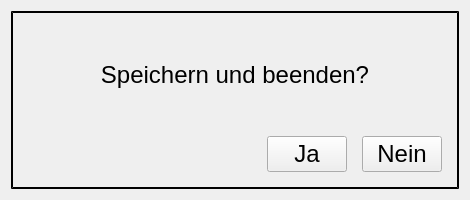
<?xml version="1.0" encoding="UTF-8"?>
<ui version="4.0">
 <class>Dialog</class>
 <widget class="QDialog" name="Dialog">
  <property name="windowModality">
   <enum>Qt::NonModal</enum>
  </property>
  <property name="geometry">
   <rect>
    <x>0</x>
    <y>0</y>
    <width>470</width>
    <height>200</height>
   </rect>
  </property>
  <property name="sizePolicy">
   <sizepolicy hsizetype="Fixed" vsizetype="Fixed">
    <horstretch>0</horstretch>
    <verstretch>0</verstretch>
   </sizepolicy>
  </property>
  <property name="minimumSize">
   <size>
    <width>470</width>
    <height>200</height>
   </size>
  </property>
  <property name="maximumSize">
   <size>
    <width>470</width>
    <height>200</height>
   </size>
  </property>
  <property name="windowTitle">
   <string/>
  </property>
  <property name="styleSheet">
   <string notr="true">QFrame{border: 2px outset black;}

QLabel
{
border: 0px;
}</string>
  </property>
  <layout class="QVBoxLayout" name="verticalLayout_2">
   <item>
    <widget class="QFrame" name="frame">
     <property name="frameShape">
      <enum>QFrame::StyledPanel</enum>
     </property>
     <property name="frameShadow">
      <enum>QFrame::Raised</enum>
     </property>
     <property name="lineWidth">
      <number>4</number>
     </property>
     <layout class="QVBoxLayout" name="verticalLayout_3">
      <property name="spacing">
       <number>0</number>
      </property>
      <property name="leftMargin">
       <number>0</number>
      </property>
      <property name="topMargin">
       <number>0</number>
      </property>
      <property name="rightMargin">
       <number>0</number>
      </property>
      <property name="bottomMargin">
       <number>0</number>
      </property>
      <item>
       <layout class="QVBoxLayout" name="verticalLayout">
        <item>
         <spacer name="verticalSpacer">
          <property name="orientation">
           <enum>Qt::Vertical</enum>
          </property>
          <property name="sizeHint" stdset="0">
           <size>
            <width>20</width>
            <height>40</height>
           </size>
          </property>
         </spacer>
        </item>
        <item>
         <widget class="QLabel" name="label_text">
          <property name="font">
           <font>
            <pointsize>18</pointsize>
           </font>
          </property>
          <property name="lineWidth">
           <number>1</number>
          </property>
          <property name="text">
           <string>&lt;html&gt;&lt;head/&gt;&lt;body&gt;&lt;p&gt;Speichern und beenden?&lt;/p&gt;&lt;/body&gt;&lt;/html&gt;</string>
          </property>
          <property name="alignment">
           <set>Qt::AlignCenter</set>
          </property>
         </widget>
        </item>
        <item>
         <spacer name="verticalSpacer_2">
          <property name="orientation">
           <enum>Qt::Vertical</enum>
          </property>
          <property name="sizeHint" stdset="0">
           <size>
            <width>20</width>
            <height>40</height>
           </size>
          </property>
         </spacer>
        </item>
        <item>
         <layout class="QHBoxLayout" name="horizontalLayout_2">
          <property name="rightMargin">
           <number>15</number>
          </property>
          <property name="bottomMargin">
           <number>15</number>
          </property>
          <item>
           <spacer name="horizontalSpacer">
            <property name="orientation">
             <enum>Qt::Horizontal</enum>
            </property>
            <property name="sizeType">
             <enum>QSizePolicy::MinimumExpanding</enum>
            </property>
            <property name="sizeHint" stdset="0">
             <size>
              <width>0</width>
              <height>0</height>
             </size>
            </property>
           </spacer>
          </item>
          <item>
           <widget class="QPushButton" name="pushButton_yes">
            <property name="font">
             <font>
              <pointsize>18</pointsize>
             </font>
            </property>
            <property name="focusPolicy">
             <enum>Qt::NoFocus</enum>
            </property>
            <property name="text">
             <string>Ja</string>
            </property>
           </widget>
          </item>
          <item>
           <spacer name="horizontalSpacer_2">
            <property name="orientation">
             <enum>Qt::Horizontal</enum>
            </property>
            <property name="sizeType">
             <enum>QSizePolicy::Fixed</enum>
            </property>
            <property name="sizeHint" stdset="0">
             <size>
              <width>15</width>
              <height>0</height>
             </size>
            </property>
           </spacer>
          </item>
          <item>
           <widget class="QPushButton" name="pushButton_no">
            <property name="font">
             <font>
              <pointsize>18</pointsize>
              <weight>50</weight>
              <bold>false</bold>
             </font>
            </property>
            <property name="focusPolicy">
             <enum>Qt::NoFocus</enum>
            </property>
            <property name="text">
             <string>Nein</string>
            </property>
           </widget>
          </item>
         </layout>
        </item>
       </layout>
      </item>
     </layout>
    </widget>
   </item>
  </layout>
 </widget>
 <resources/>
 <connections/>
</ui>
